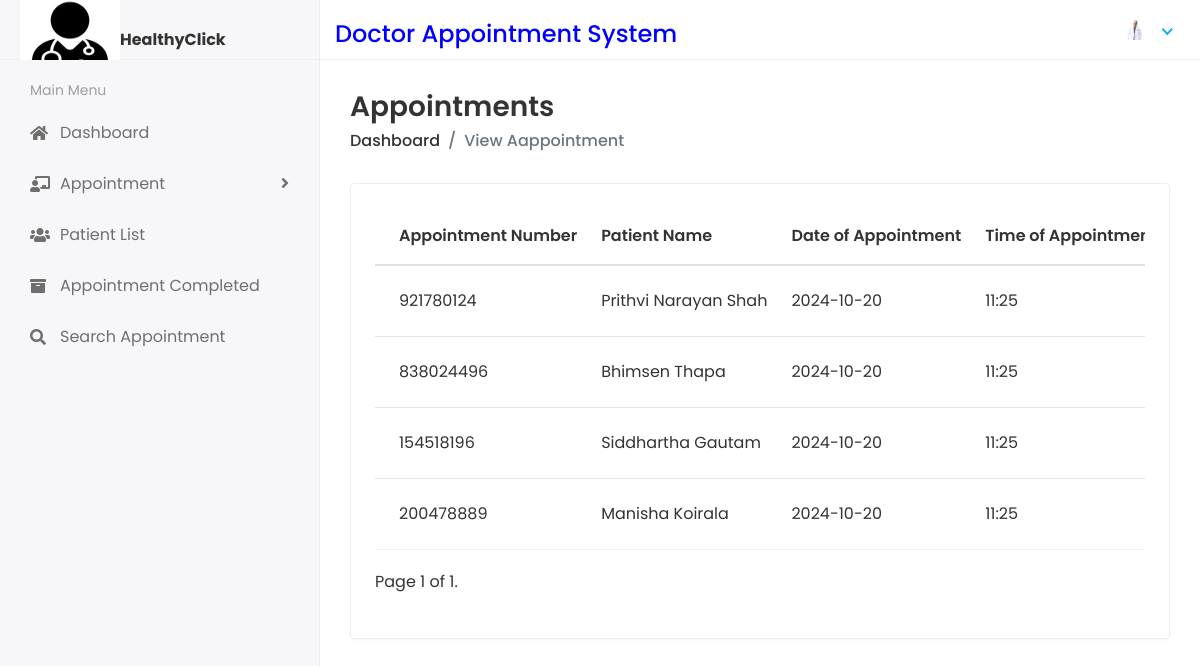
/Doctor/ViewAppointment (signed in), run on the app's committed database.
### dasapp/models.py (models this page shows, shortened)
class CustomUser(AbstractUser):
    USER = {
        (1, "admin"),
        (2, "doc"),
    }
    user_type = models.CharField(choices=USER, max_length=50, default=1)
    profile_pic = models.ImageField(upload_to="profile_pics/", blank=True, null=True)

class Appointment(models.Model):
    appointmentnumber = models.IntegerField(default=0)
    fullname = models.CharField(max_length=250)
    mobilenumber = models.CharField(max_length=11)
    email = models.EmailField(max_length=100)
    date_of_appointment = models.CharField(max_length=250)
    time_of_appointment = models.CharField(max_length=250)
    doctor_id = models.ForeignKey(DoctorReg, on_delete=models.CASCADE)
    additional_msg = models.TextField(blank=True)
    remark = models.CharField(max_length=250, default=0)
    status = models.CharField(default=0, max_length=200)
    prescription = models.TextField(blank=True, default=0)
    recommendedtest = models.TextField(blank=True, default=0)
    created_at = models.DateTimeField(auto_now_add=True)
    updated_at = models.DateTimeField(auto_now=True)

### docappsystem/docviews.py (the view)
# urls.py: path("Doctor/ViewAppointment", docviews.View_Appointment, name="view_appointment"),
def View_Appointment(request):
    try:
        doctor_admin = request.user
        doctor_reg = DoctorReg.objects.get(admin=doctor_admin)
        view_appointment = Appointment.objects.filter(doctor_id=doctor_reg)
        paginator = Paginator(view_appointment, 5)  # Show 10 appointments per page
        page = request.GET.get("page")
        try:
            view_appointment = paginator.page(page)
        except PageNotAnInteger:
            view_appointment = paginator.page(1)
        except EmptyPage:
            view_appointment = paginator.page(paginator.num_pages)
        context = {"view_appointment": view_appointment}
    except Exception as e:
        context = {"error_message": str(e)}
    return render(request, "doc/view_appointment.html", context)

### templates/doc/view_appointment.html (shortened to what this page needs)
{% extends 'base.html' %}
{% block content %}
<div class="content container-fluid">
  <div class="page-header">
    <div class="row align-items-center">
      <div class="col">
        <h3 class="page-title">Appointments</h3>
        <ul class="breadcrumb">
          <li class="breadcrumb-item">
            <a href="{% url 'doctor_home' %}">Dashboard</a>
          </li>
          <li class="breadcrumb-item active">View Aappointment</li>
        </ul>
      </div>
    </div>
  </div>
  <div class="row">
    <div class="col-sm-12">
      <div class="card card-table">
        <div class="card-body">
          <div class="table-responsive">
            <table class="table table-hover table-center mb-0 datatable">
              <thead>
                <tr>
                  <th>Appointment Number</th>
                  <th>Patient Name</th>
                  <th>Date of Appointment</th>
                  <th>Time of Appointment</th>
                </tr>
              </thead>
              <tbody>
                {% for i in view_appointment %}
                <tr>
                  <td>{{i.appointmentnumber}}</td>
                  <td>{{i.fullname}}</td>
                  <td>{{i.date_of_appointment}}</td>
                  <td>{{i.time_of_appointment}}</td>
                </tr>
                {% endfor %}
              </tbody>
            </table>
            <div
              class="pagination"
              style="
                padding-top: 20px;
                padding-bottom: 20px;
                text-align: center;
              "
            >
              <span class="step-links">
                <span class="current">
                  Page {{ view_appointment.number }} of {{ view_appointment.paginator.num_pages }}.
                </span>
              </span>
            </div>
          </div>
        </div>
      </div>
    </div>
  </div>
</div>
{% endblock %}

### templates/includes/header.html (shortened to what this page needs)
{% load static %}
{% if user.user_type == '1' %}
<div class="header">
    <div class="header-left" style="padding-top: 20px;">
       <a href="{% url 'admin_home' %}">
       <img src="{% static 'assets/img/logo.jpg'%}" width="80" height="80">
       </a>
       <strong>HealthyClick</strong>
    </div>
    <div class="top-nav-search" style="padding-top: 20px;color: blue;">
       <h4>Doctor Appointment System</h4>
    </div>
    <a class="mobile_btn" id="mobile_btn">
    <i class="fas fa-bars"></i>
    </a>
    <ul class="nav user-menu">
       <li class="nav-item dropdown has-arrow">
          <a href="#" class="dropdown-toggle nav-link" data-toggle="dropdown">
          <span class="user-img"><img class="rounded-circle" src="{{request.user.profile_pic.url}}" width="31" ></span>
          </a>
          <div class="dropdown-menu">
             <div class="user-header">
                <div class="avatar avatar-sm">
                   <img src="{{request.user.profile_pic.url}}" alt="User Image" class="avatar-img rounded-circle">
                </div>
                <div class="user-text">
                  <h6>{{user.first_name}} {{user.last_name}}</h6>
                   <p class="text-muted mb-0">Administrator</p>
                </div>
             </div>
             <a class="dropdown-item" href="{% url 'profile' %}">My Profile</a>
             <a class="dropdown-item" href="{% url 'change_password' %}">Setting</a>
             <a class="dropdown-item" href="{% url 'logout' %}">Logout</a>
          </div>
       </li>
    </ul>
 </div>
 {% else  %}
 <div class="header">
   <div class="header-left" style="padding-top: 20px;">
      <a href="{% url 'doctor_home' %}">
      <img src="{% static 'assets/img/logo.jpg'%}" width="100" height="80">
      </a>
      <strong>HealthyClick</strong>
   </div>
   <div class="top-nav-search" style="padding-top: 20px;color: blue;">
      <h4>Doctor Appointment System</h4>
   </div>
   <ul class="nav user-menu">
      <li class="nav-item dropdown has-arrow">
         <a href="#" class="dropdown-toggle nav-link" data-toggle="dropdown">
         <span class="user-img"><img class="rounded-circle" src="{{request.user.profile_pic.url}}" width="31" alt="Doctor"></span>
         </a>
      </li>
   </ul>
</div>{% endif %}

### static/assets/css/style.css (style rules this page uses)
html { height: 100%; }
body { background-color: #fff; color: #333; font-family: 'Poppins', sans-serif; font-size: 1rem; height: 100%; line-height: 1.5; overflow-x: hidden; }
h1, h2, h3, h4, h5, h6 { font-family: 'Poppins', sans-serif; margin-top: 0; }
a { color: #009ce7; }
input, button, a { transition: all 0.4s ease; -moz-transition: all 0.4s ease; -o-transition: all 0.4s ease; -ms-transition: all 0.4s ease; -webkit-transition: all 0.4s ease; }
ul, ol { padding: 0px; list-style: none; }
.table { color: #333; max-width: 100%; margin-bottom: 0; width: 100%; }
.table thead tr th { font-weight: 600; }
.table tbody tr { border-bottom: 1px solid rgba(0, 0, 0, 0.05); }
.table.table-center td, .table.table-center th { vertical-align: middle; }
.card-table .card-body .table > thead > tr > th { border-top: 0; }
.card-table .card-body .table tr td:first-child, .card-table .card-body .table tr th:first-child { padding-left: 1.5rem; }
.card-table .table td, .card-table .table th { border-top: 1px solid #e2e5e8; padding: 1rem 0.75rem; white-space: nowrap; }
.card { border: 1px solid #ececf5; box-shadow: 0 1px 3px 0 rgba(0, 0, 0, 0.03); margin-bottom: 1.875rem; }
.card-body { padding: 1.5rem; }
.header { background-color: #fff; border-bottom: 1px solid #f3f3f4; left: 0; position: fixed; right: 0; top: 0; z-index: 1001; height: 60px; }
.header .header-left { float: left; height: 60px; padding: 0 20px; position: relative; width: 320px; z-index: 1; transition: all 0.2s ease-in-out; background-color: #f7f7fa; border-bottom: 1px solid #efefef; border-right: 1px solid #ececf5; display: flex; align-items: center; }
.header .dropdown-toggle:after { display: none; }
.header .has-arrow .dropdown-toggle:after { border-top: 0; border-left: 0; border-bottom: 2px solid #18aefa; border-right: 2px solid #18aefa; content: ''; height: 8px; display: inline-block; pointer-events: none; -webkit-transform-origin: 66% 66%; -ms-transform-origin: 66% 66%; transform-origin: 66% 66%; -webkit-transform: rotate(45deg); -ms-transform: rotate(45deg); transform: rotate(45deg); -webkit-transition: all 0.15s ease-in-out; transition: all 0.15s ease-in-out; width: 8px; vertical-align: 0px; }
.user-menu { float: right; margin: 0; position: relative; z-index: 99; padding-right: 15px; }
.user-menu.nav > li > a { color: #a0a0a0; font-size: 14px; line-height: 58px; padding: 0 15px; height: 60px; }
.user-img { margin-right: 3px; position: relative; }
.top-nav-search { float: left; margin-left: 15px; }
.page-wrapper > .content { padding: 1.875rem 1.875rem 0; }
.page-header { margin-bottom: 1.875rem; }
.page-header .breadcrumb { background-color: transparent; color: #6c757d; font-size: 1rem; font-weight: 500; margin-bottom: 0; padding: 0; }
.page-header .breadcrumb a { color: #333; }
.page-title { font-size: 28px; font-weight: 600; color: #333; margin-bottom: 5px; }

### data on the page
CustomUser: user.profile_pic (picture)
Appointment: appointmentnumber "921780124", fullname "Prithvi Narayan Shah", date_of_appointment "2024-10-20", time_of_appointment "11:25"
Appointment: appointmentnumber "838024496", fullname "Bhimsen Thapa", date_of_appointment "2024-10-20", time_of_appointment "11:25"
Appointment: appointmentnumber "154518196", fullname "Siddhartha Gautam", date_of_appointment "2024-10-20", time_of_appointment "11:25"
Appointment: appointmentnumber "200478889", fullname "Manisha Koirala", date_of_appointment "2024-10-20", time_of_appointment "11:25"

### other printed values
{{ view_appointment.number }} "1"
{{ view_appointment.paginator.num_pages }} "1"
